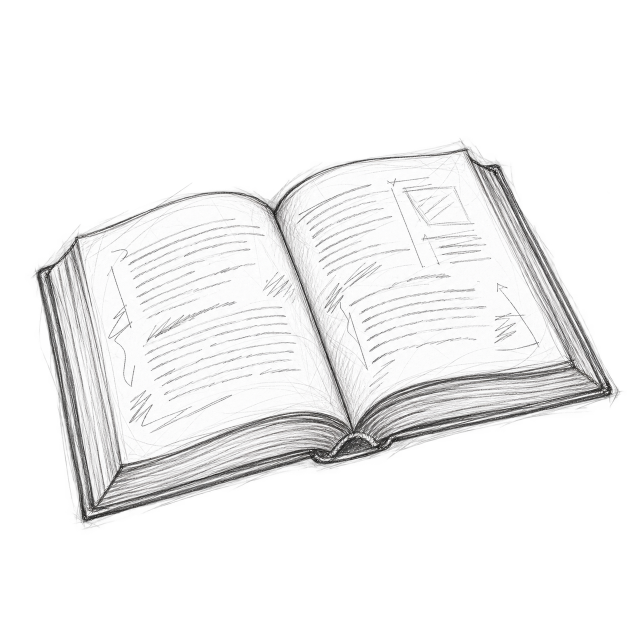
#> input picture elementos-line-boil/libro/01.png, 1254 x 1254 px (shown at 1/2 size)
$ python -i build-sketches.py   (imports and definitions only)
#> lines starting #> are read from the running program, lines starting #| are printed output that depends on the picture
#> further down, picture is the input picture: PIL image 1254x1254 RGBA; mean R, G, B, A 81.6, 81.4, 81.4, 90.7
#!/usr/bin/env python3
"""Turns the line-boil drawings in elementos-line-boil/ into small WebP frames for the site.

Each object has three drawings. They share one crop box (the union of their ink), so the pencil stays in
register between frames. The white paper is removed: every pixel becomes charcoal ink whose alpha is its
darkness, which sits on marble as it is and turns light on dark sections with a CSS invert.
Writes public/sketches/<id>/<n>.webp and src/config/sketches.json (sizes, frame count).

Usage: python3 scripts/build-sketches.py   (Pillow required)
"""
import json
from pathlib import Path

from PIL import Image, ImageChops

ROOT = Path(__file__).resolve().parent.parent
SRC = ROOT / 'elementos-line-boil'
OUT = ROOT / 'public' / 'sketches'
CONFIG = ROOT / 'src' / 'config' / 'sketches.json'
WIDTH = 480
INK = (26, 25, 23)
# Ink lighter than this (paper grain, faint smudges) is dropped so the crop and the alpha stay clean.
FLOOR = 0.06
PAD = 0.03


def ink(im: Image.Image) -> Image.Image:
    rgba = im.convert('RGBA')
    lum = rgba.convert('L')
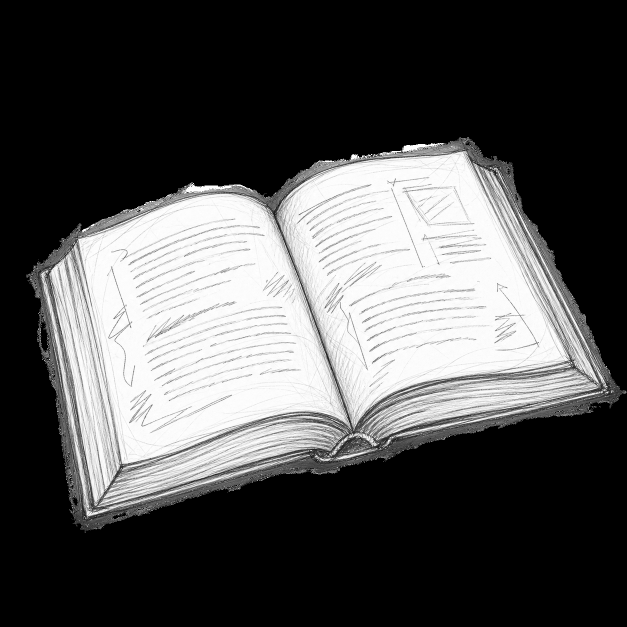
#> lum: PIL image 1254x1254 L (shown at 1/2 size); min 0, max 255, mean 81.5
    dark = lum.point(lambda v: 255 - v)
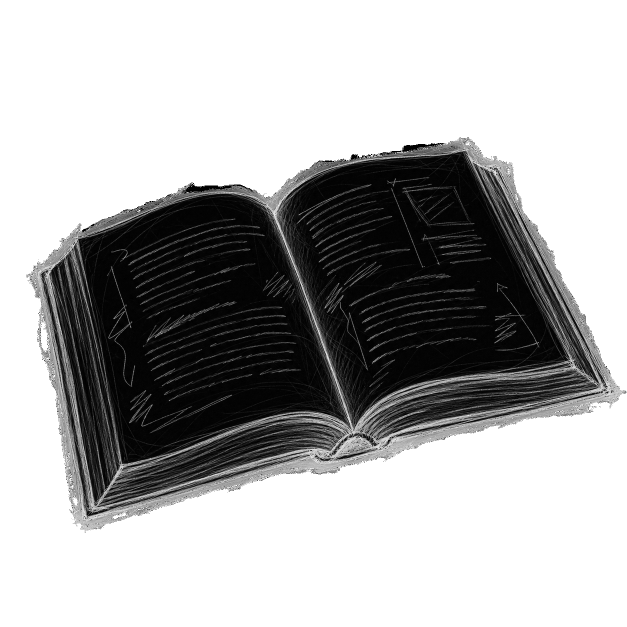
#> dark: PIL image 1254x1254 L (shown at 1/2 size); min 0, max 255, mean 173.5
    alpha = ImageChops.multiply(dark, rgba.getchannel('A'))
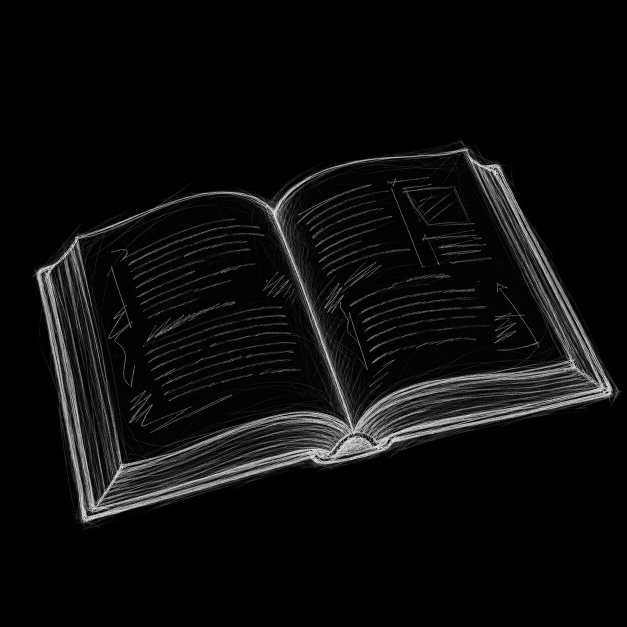
#> alpha: PIL image 1254x1254 L (shown at 1/2 size); min 0, max 252, mean 12.5
    alpha = alpha.point(lambda a: 0 if a < FLOOR * 255 else round((a - FLOOR * 255) / (1 - FLOOR)))
    out = Image.new('RGBA', rgba.size, INK + (0,))
    out.putalpha(alpha)
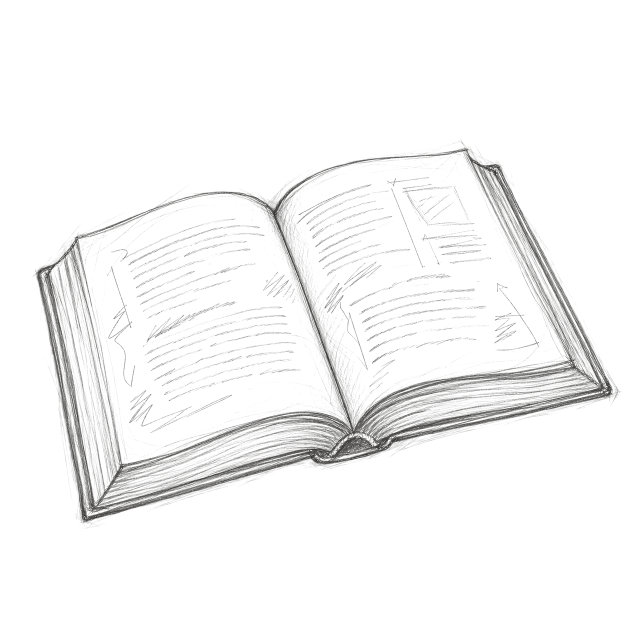
#> out: PIL image 1254x1254 RGBA (shown at 1/2 size); mean R, G, B, A 26, 25, 23, 9.8; transparent parts drawn white
    return out


def main() -> None:
    manifest = json.loads((SRC / 'manifest.json').read_text())
    config = {'fps': manifest['fps'], 'sequence': manifest['sequence'], 'items': {}}
    for obj in manifest['objects']:
        frames = [ink(Image.open(SRC / f)) for f in obj['frames']]
        boxes = [f.getchannel('A').getbbox() for f in frames]
        l, t = min(b[0] for b in boxes), min(b[1] for b in boxes)
        r, b = max(b[2] for b in boxes), max(b[3] for b in boxes)
        pad = round(PAD * max(r - l, b - t))
        w0, h0 = frames[0].size
        box = (max(l - pad, 0), max(t - pad, 0), min(r + pad, w0), min(b + pad, h0))
        cw, ch = box[2] - box[0], box[3] - box[1]
        size = (WIDTH, round(WIDTH * ch / cw))
        dest = OUT / obj['id']
        dest.mkdir(parents=True, exist_ok=True)
        for n, f in enumerate(frames, 1):
            f.crop(box).resize(size, Image.LANCZOS).save(dest / f'{n}.webp', 'WEBP', quality=70, alpha_quality=70, method=6)
        config['items'][obj['id']] = {'width': size[0], 'height': size[1], 'frames': len(frames)}
        print(obj['id'], size, box)
    CONFIG.write_text(json.dumps(config, indent=2) + '\n')


# [2 lines not run here, left out]

>>> from PIL import Image
>>> picture = Image.open('../elementos-line-boil/libro/01.png')
>>> result = ink(picture)

$ run again, on elementos-line-boil/microchip/02.png
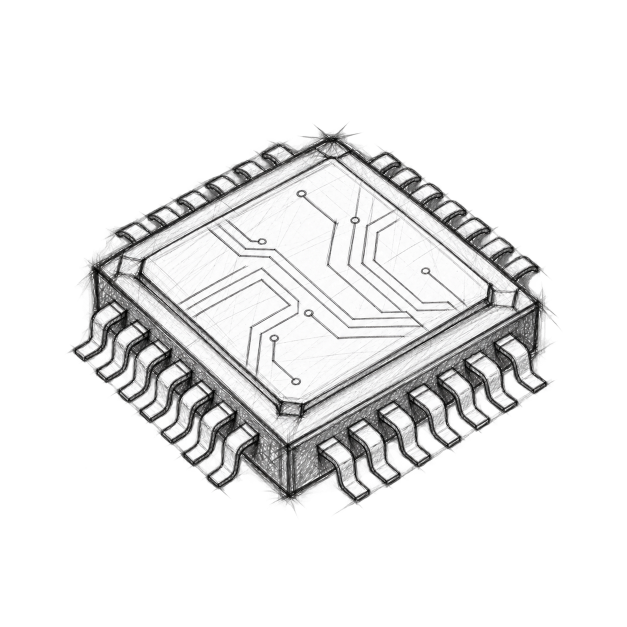
#> input picture elementos-line-boil/microchip/02.png, 1254 x 1254 px (shown at 1/2 size)
#> picture is the input picture: PIL image 1254x1254 RGBA; mean R, G, B, A 57, 56.9, 56.9, 73.7
#> in ink, `alpha = ImageChops.multiply(dark, rgba.getchannel('A'))`:
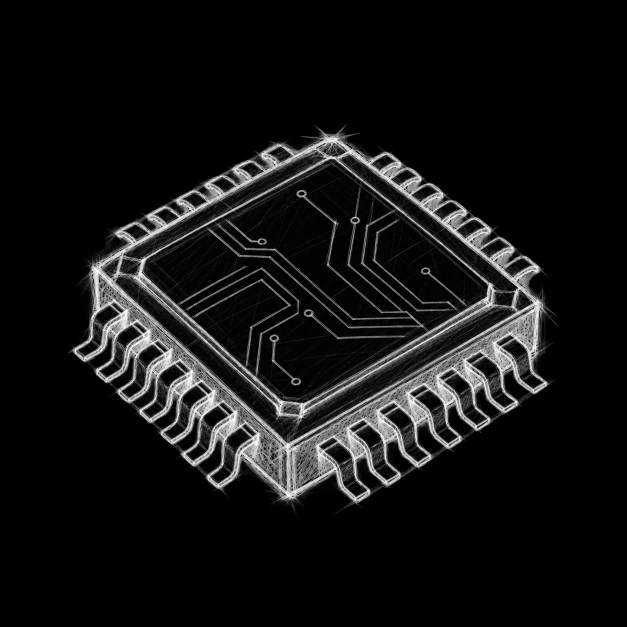
#> alpha: PIL image 1254x1254 L (shown at 1/2 size); min 0, max 254, mean 19.6
#> in ink, `out.putalpha(alpha)`:
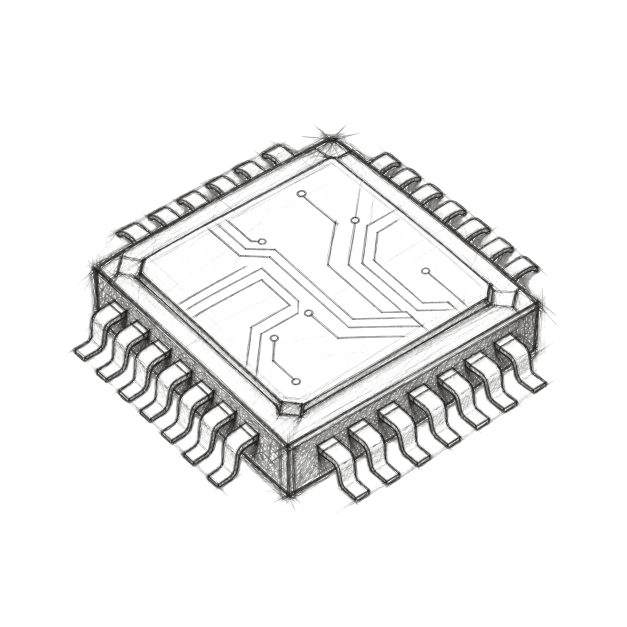
#> out: PIL image 1254x1254 RGBA (shown at 1/2 size); mean R, G, B, A 26, 25, 23, 17.3; transparent parts drawn white

$ run again, on elementos-line-boil/microfono/01.png
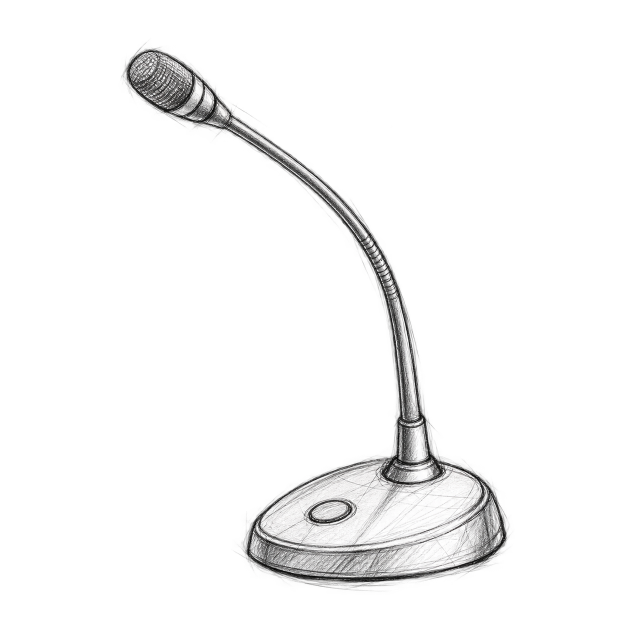
#> input picture elementos-line-boil/microfono/01.png, 1254 x 1254 px (shown at 1/2 size)
#> picture is the input picture: PIL image 1254x1254 RGBA; mean R, G, B, A 18.2, 18.2, 18.1, 24.3
#> in ink, `alpha = ImageChops.multiply(dark, rgba.getchannel('A'))`:
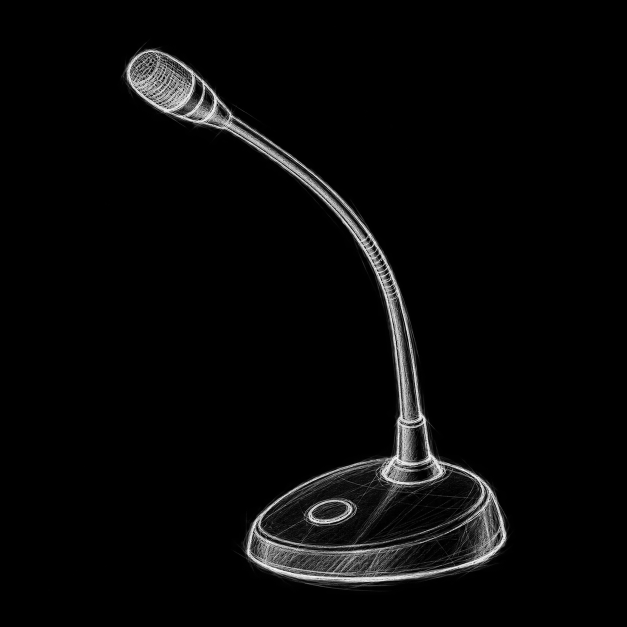
#> alpha: PIL image 1254x1254 L (shown at 1/2 size); min 0, max 253, mean 8.2
#> in ink, `out.putalpha(alpha)`:
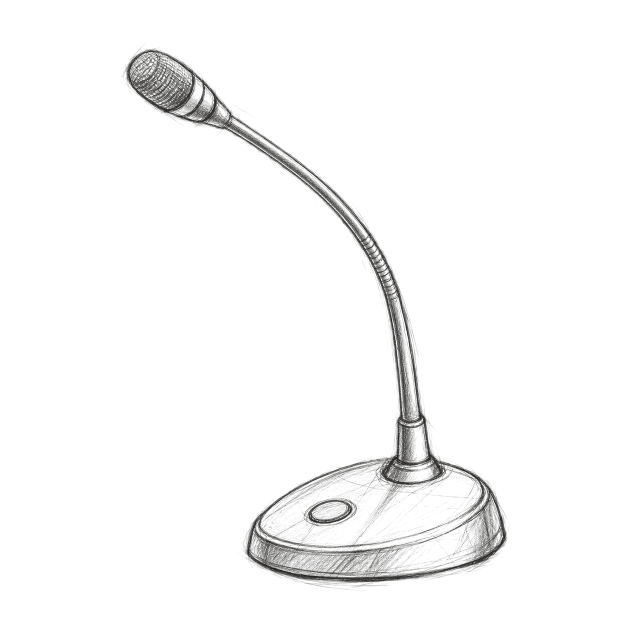
#> out: PIL image 1254x1254 RGBA (shown at 1/2 size); mean R, G, B, A 26, 25, 23, 7.2; transparent parts drawn white
